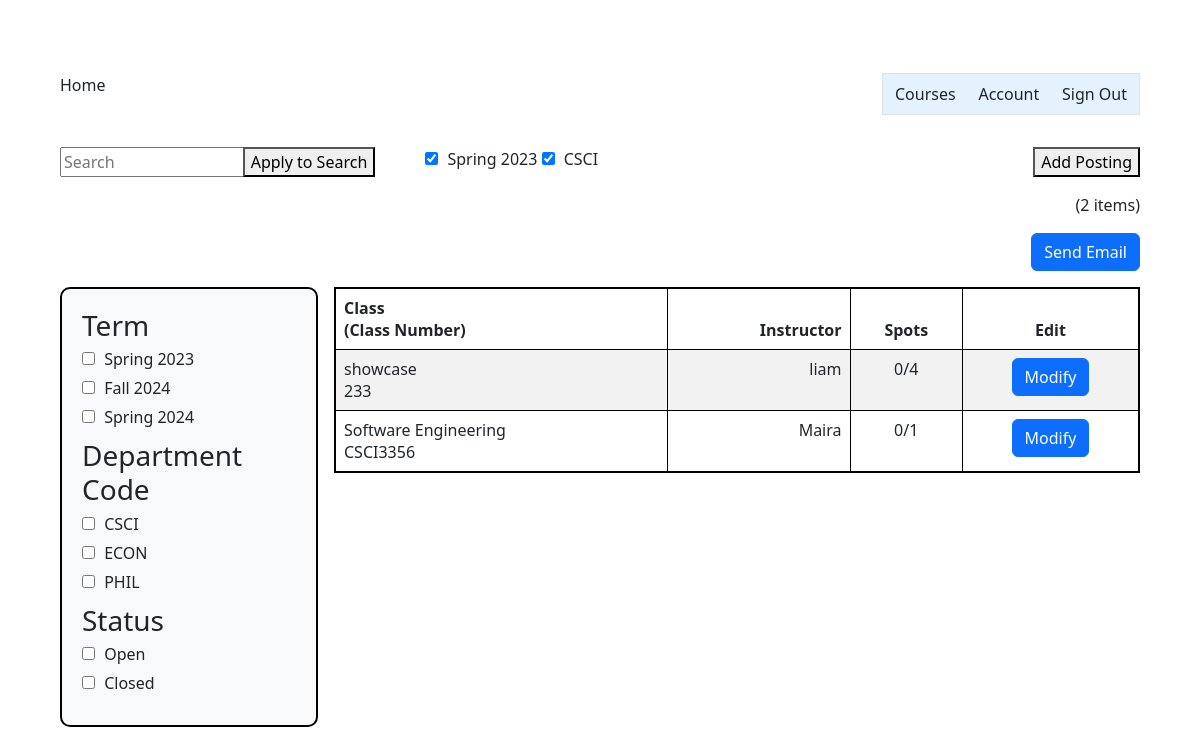
Page /admin_summary/ on the earlier database version.
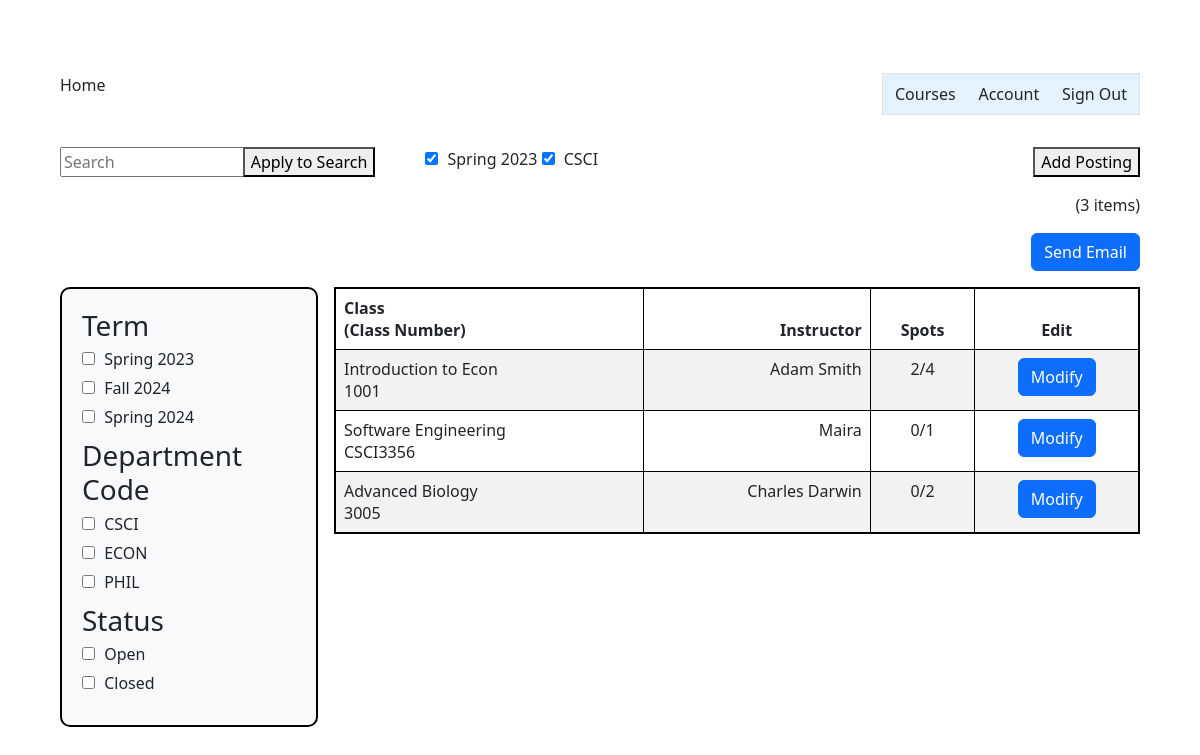
Same page on the later database version.
### InstructorAddCourse/models.py (models this page shows)
class InstructorAddCourse(models.Model):
	course_name = models.CharField(max_length=255)
	course_number = models.CharField(max_length=255)
	course_instructor = models.CharField(max_length=255)
	course_description = models.CharField(max_length=800)
	total_time_commitment = models.DecimalField(max_digits=2, decimal_places=0, validators=[MinValueValidator(0)], default=0)
	has_discussion = models.CharField(choices=[('yes', 'Yes'),('no', 'No')], max_length=50, default='')
	num_ta_needed = models.DecimalField(max_digits=2, decimal_places=0, validators=[MinValueValidator(0)], default=0)
	curr_num_ta = models.IntegerField(default=0)
	graded_meeting = models.CharField(choices=[('yes', 'Yes'),('no', 'No')], max_length=50, default='')
	office_hours = models.DecimalField(max_digits=2, decimal_places=0, validators=[MinValueValidator(0)], default=0)
	other_info = models.CharField(max_length=800, default=None)

### adminSummary/views.py (the view)
# urls.py: path('admin_summary/', admin_summary_view),
def admin_summary_view(response):
    course_objects = InstructorAddCourse.objects.all()
    course_count = course_objects.count()
    context = {'course_objects': course_objects, 'course_count': course_count}
    return render(response, "adminSummary.html", context)

### templates/adminSummary.html (shortened to what this page needs)
{% extends 'appbase.html' %} {% block content %} {% load static %}
<!DOCTYPE html>
<html>
  <head>
    <link rel="stylesheet" href="{% static 'adminSummary.css' %}" />
  </head>
  <body>
    <div class="container-fluid">
      <div class="row">
        <div class="col-sm-2">
          <div id="search-box">
            <input type="text" id="search-input" placeholder="Search" />
          </div>
        </div>
        <div class="col-sm-2">
          <button id="apply-to-search-btn">Apply to Search</button>
        </div>
        <div class="col-sm">
          <div class="applied-filters">
            <label
              ><input type="checkbox" name="category" value="shoes" checked />
              Spring 2023</label
            >
            <label
              ><input type="checkbox" name="color" value="red" checked />
              CSCI</label
            >
          </div>
        </div>
        <div class="col-sm-2">
          <div class="text-end">
            <button id="add-posting-btn">Add Posting</button>
          </div>
        </div>
      </div>
      <div class="row" id="item-row">
        <div class="col-sm">
          <div class="text-end">({{course_count}} items)</div>
        </div>
      </div>
      <div class="row" id="item-row">
        <div class="col-sm">
          <div class ="text-end">
            <a href="{% url 'send_email' %}">
              <button type="button" class="btn btn-primary">Send Email</button>
            </a>
          </div>
        </div>
      </div>
      <div class="row">
        <div class="col-sm-3">
          <div class="filter-box">
            <div class="filter-group">
              <h3>Term</h3>
              <label
                ><input type="checkbox" name="category" value="shoes" />
                Spring 2023</label
              >
              <label
                ><input type="checkbox" name="category" value="clothing" />
                Fall 2024</label
              >
              <label
                ><input type="checkbox" name="category" value="accessories" />
                Spring 2024</label
              >
            </div>
            <div class="filter-group">
              <h3>Department Code</h3>
              <label
                ><input type="checkbox" name="color" value="red" /> CSCI</label
              >
              <label
                ><input type="checkbox" name="color" value="blue" /> ECON</label
              >
              <label
                ><input type="checkbox" name="color" value="green" />
                PHIL</label
              >
            </div>
            <div class="filter-group">
              <h3>Status</h3>
              <label
                ><input type="checkbox" name="size" value="small" /> Open</label
              >
              <label
                ><input type="checkbox" name="size" value="medium" />
                Closed</label
              >
            </div>
          </div>
        </div>
        <div class="col-sm-9">
          <table class="table table-striped table-bordered table-hover">
            <thead>
              <tr>
                <th>Class<br />(Class Number)</th>
                <th class="text-end">Instructor</th>
                <th class="text-center">Spots</th>
                <th class="text-center">Edit</th>
              </tr>
            </thead>
            <tbody id="table-body">
              {% for course in course_objects %}
              <tr>
                <td>{{ course.course_name }}<br />{{ course.course_number}}</td>
                <td class="text-end">{{ course.course_instructor }}</td>
                <td class="text-center">
                  {{course.curr_num_ta}}/{{ course.num_ta_needed }}
                </td>
                <td class="text-center">
                  <button type="button" class="btn btn-primary">Modify</button>
                </td>
              </tr>
              {% endfor %}
            </tbody>
          </table>
        </div>
      </div>
    </div>
  </body>
</html>
{% endblock %}

Differences in the rows shown:
changed InstructorAddCourse: course_name "showcase" → "Introduction to Econ"; course_number "233" → "1001"; course_instructor "liam" → "Adam Smith"; curr_num_ta "0" → "2"
added InstructorAddCourse: course_name "Advanced Biology", course_number "3005", course_instructor "Charles Darwin", curr_num_ta "0", num_ta_needed "2"
Other differences:
{{ course_count }}: "2" → "3"
